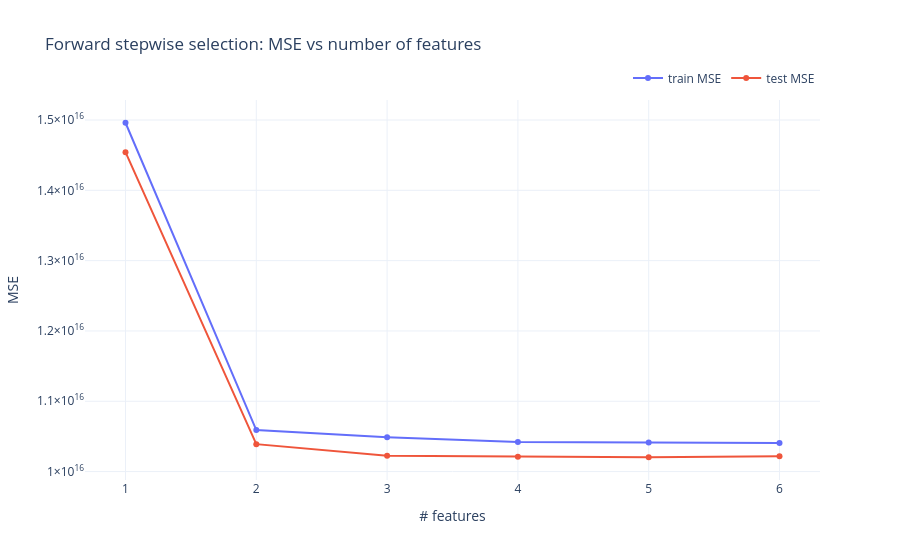

Notebook source saved alongside this figure:
### Markdown cell above
## Forward stepwise selection (§3.3.2)

Starting from the null model, at each step the single feature that most reduces test MSE is added permanently:

1. Try every remaining feature in turn; score by test MSE.
2. Add the best one to the active set.
3. Repeat until all features are included.

The plot shows how test MSE evolves as the model grows. The minimum marks the subset size with the best generalisation — adding more features beyond that point only incorporates noise. The order features enter reveals their marginal predictive contribution given what is already in the model.

### Code cell
data = helpers.scale_split(X, y)

fig, selected_order = helpers.subset_selection_figure(data["X_train"], data["X_test"], data["y_train"], data["y_test"])
fig.show()

print("Feature entry order:", selected_order)

### Figure 1 — Plotly figure (JSON) as saved in the notebook; plotly's stock layout.template omitted (floating-point values rounded to 4 significant figures)
{"data": [{"mode": "lines+markers", "name": "train MSE", "type": "scatter", "x": [1, 2, 3, 4, 5, 6], "y": [14961222571829070, 10589959745397342, 10487050364058146, 10420269496171454, 10413638919244106, 10404643940322442]}, {"mode": "lines+markers", "name": "test MSE", "type": "scatter", "x": [1, 2, 3, 4, 5, 6], "y": [14542909767224726, 10390185312009246, 10224330116512178, 10211201370081094, 10203694881951530, 10219034266382510]}], "layout": {"legend": {"orientation": "h", "x": 1, "xanchor": "right", "y": 1.02, "yanchor": "bottom"}, "title": {"text": "Forward stepwise selection: MSE vs number of features"}, "xaxis": {"title": {"text": "# features"}}, "yaxis": {"title": {"text": "MSE"}}}}
